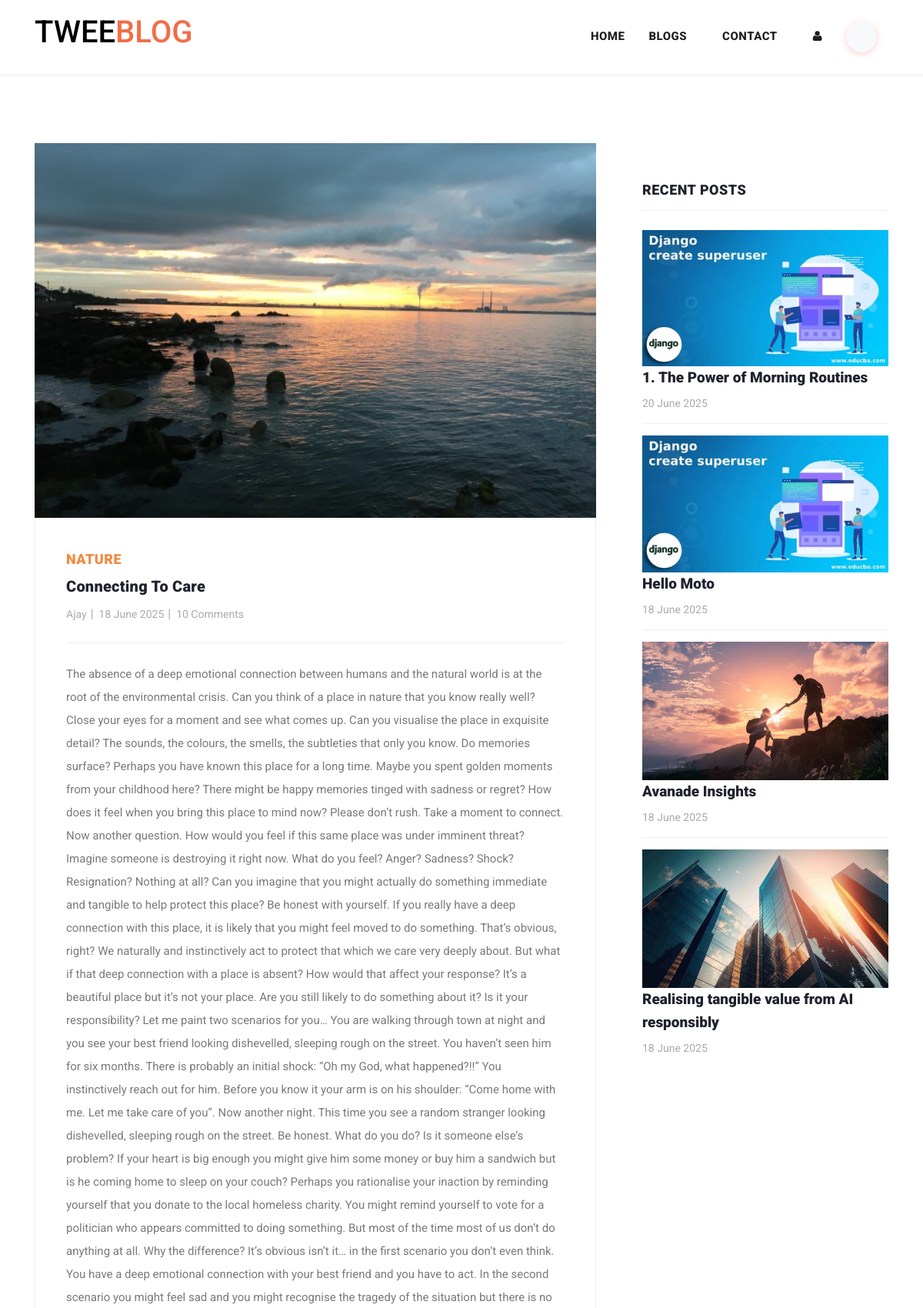
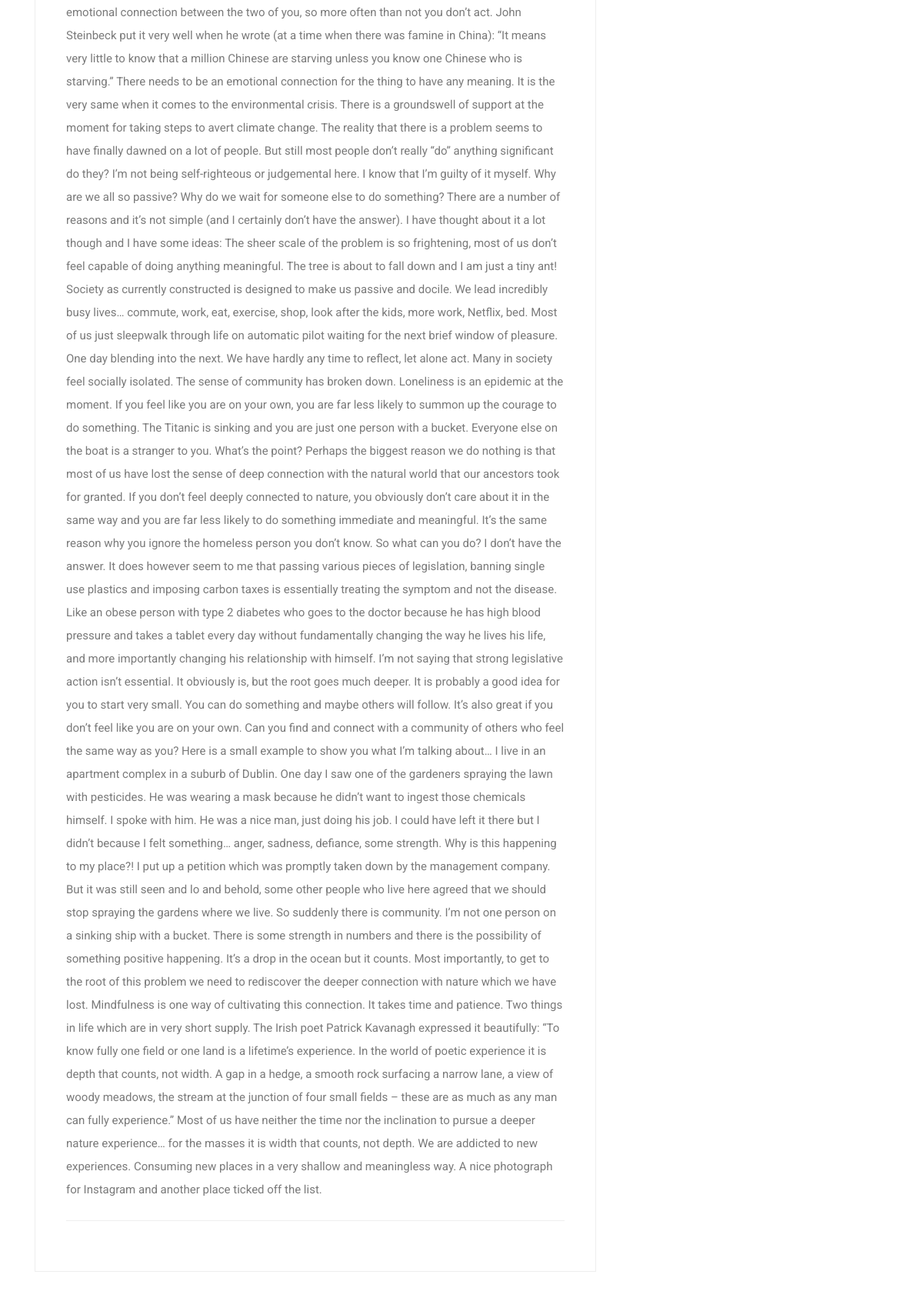
Screenshot of /post/20 (upper part) with the database file from the repository (2 pictures, top to bottom).
### myapp/models.py (models this page shows, shortened)
class Post(models.Model):
    postname = models.CharField(max_length=600)
    category = models.CharField(max_length=600)
    image = models.ImageField(upload_to='images/posts',blank=True,null=True)
    content = models.CharField(max_length=100000)
    time = models.CharField(default=time,max_length=100, blank=True)
    likes = models.IntegerField(null=True,blank=True,default=0)
    user = models.ForeignKey(User,on_delete=models.CASCADE)

### myapp/views.py (the view)
# urls.py: path("post/<int:id>",views.post,name="post"),
def post(request,id):
    post = Post.objects.get(id=id)
    return render(request,"post-details.html",{
        "user":request.user,
        'post':Post.objects.get(id=id),
        'recent_posts':Post.objects.all().order_by("-id"),
        'media_url':settings.MEDIA_URL,
        'comments':Comment.objects.filter(post_id = post.id),
        'total_comments': len(Comment.objects.filter(post_id = post.id))
    })

### templates/post-details.html (shortened to what this page needs)
{% load static %}
<!DOCTYPE html>
<html lang="en">
  <head>
    <link href="https://cdn.jsdelivr.net/npm/bootstrap@5.3.0-alpha3/dist/css/bootstrap.min.css" rel="stylesheet">
    <link href="{% static 'vendor/bootstrap/css/bootstrap.min.css' %}" rel="stylesheet">
    <link rel="stylesheet" href="{% static 'assets/css/fontawesome.css' %}">
    <link rel="stylesheet" href="{% static 'assets/css/templatemo-stand-blog.css' %}">
    <link rel="stylesheet" href="{% static 'assets/css/owl.css' %}">
  </head>
  <body>
    {%include 'header.html'%}
    <section class="blog-posts grid-system">
      <div class="container">
        <div class="row">
          <div class="col-lg-8">
            <div class="all-blog-posts">
              <div class="row">
                <div class="col-lg-12">
                  <div class="blog-post">
                    <div class="blog-thumb">
                      <img src="{{media_url}}{{post.image}}" alt="post_image">
                    </div>
                    <div class="down-content">
                      <span>{{post.category}}</span>
                      <a><h4>{{post.postname}}</h4></a>
                      <ul class="post-info">
                        <li><a href="#">{{post.user}}</a></li>
                        <li><a href="#">{{post.time}}</a></li>
                        <li><a href="#">10 Comments</a></li>
                      </ul>
                      <p>{{post.content}}</p>
                    </div>
                  </div>
                </div>
                <div class="col-lg-12">
                </div>
              </div>
            </div>
          </div>
          <div class="col-lg-4">
            <div class="sidebar">
              <div class="row">
                <div class="col-lg-12">
                  <div class="sidebar-item recent-posts">
                    <div class="sidebar-heading">
                      <h2>Recent Posts</h2>
                    </div>
                    <div class="content">
                      <ul>
                        {% for post in recent_posts|slice:"0:4" %}
                        <li>
                          <img src="{{media_url}}{{post.image}}" class="img-fluid" alt="">
                          <a href="post-details.html">
                            <a href="{% url 'post' post.id %}" class="text-decoration-none text-dark"><h5>{{post.postname}}</h5></a>
                          <span>{{post.time}}</span>
                        </a></li>
                        {% endfor %}
                      </ul>
                    </div>
                  </div>
                </div>
              </div>
            </div>
          </div>
        </div>
      </div>
    </section>
  </body>
</html>

### static/assets/css/templatemo-stand-blog.css (style rules this page uses)
body { font-family: 'Roboto', sans-serif; overflow-x: hidden; text-rendering: optimizeLegibility; -webkit-font-smoothing: antialiased; -moz-osx-font-smoothing: grayscale; }
p { margin-bottom: 0px; font-size: 15px; font-weight: 400; color: #7a7a7a; line-height: 30px; }
a { text-decoration: none!important; }
ul { padding: 0; margin: 0; list-style: none; }
h1,h2,h3,h4,h5,h6 { margin: 0px; }
.blog-posts { margin-top: 100px; }
.blog-posts .blog-post { margin-bottom: 30px; }
.blog-posts .blog-thumb img { width: 100%; overflow: hidden; }
.blog-posts .down-content { padding: 40px; border-right: 1px solid #eee; border-left: 1px solid #eee; border-bottom: 1px solid #eee; }
.blog-posts .down-content span { font-size: 18px; text-transform: uppercase; letter-spacing: 0.5px; font-weight: 900; color: #f48840; }
.blog-posts .down-content h4 { font-size: 24px; text-transform: capitalize; letter-spacing: 0.5px; font-weight: 900; color: #20232e; margin: 10px 0px 12px 0px; }
.blog-posts .down-content ul.post-info li { display: inline-block; margin-right: 8px; }
.blog-posts .down-content ul.post-info li:after { content: '|'; color: #aaa; margin-left: 8px; }
.blog-posts .down-content h4 { font-size: 20px; letter-spacing: 0.25px; }
.grid-system .down-content ul.post-info li { margin-right: 3px; }
.grid-system .down-content ul.post-info li:after { margin-left: 5px; }
.blog-posts .down-content ul.post-info li:last-child::after { display: none; }
.blog-posts .down-content ul.post-info li a { font-size: 14px; color: #aaa; font-weight: 400; transition: all .3s; }
.blog-posts .down-content p { padding: 25px 0px; margin: 25px 0px; border-top: 1px solid #eee; border-bottom: 1px solid #eee; }
.blog-posts .sidebar-heading h2 { font-size: 18px; text-transform: uppercase; font-weight: 900; letter-spacing: 0.5px; color: #20232e; border-bottom: 1px solid #eee; padding-bottom: 15px; margin-bottom: 25px; }
.sidebar { margin-left: 30px; }
.sidebar .sidebar-item { margin-top: 50px; }
.sidebar .sidebar-heading h2 { font-size: 18px; text-transform: uppercase; font-weight: 900; letter-spacing: 0.5px; color: #20232e; border-bottom: 1px solid #eee; padding-bottom: 15px; margin-bottom: 25px; }
.sidebar .recent-posts ul li { margin-bottom: 15px; padding-bottom: 15px; border-bottom: 1px solid #eee; }
.sidebar .recent-posts ul li:last-child { margin-bottom: 0px; padding-bottom: 0px; border-bottom: none; }
.sidebar .recent-posts ul li h5 { font-size: 19px; font-weight: 900; color: #20232e; line-height: 30px; transition: all 0.3s; }
.sidebar .recent-posts ul li span { display: block; font-size: 14px; color: #aaa; margin-top: 8px; }

### templates/footer.html (style rules this page uses)
h4 { text-align: left; color: #dfdada; letter-spacing: 1px; margin-bottom: 20px; font-size: 20px; }
li { text-decoration: none; text-align: left; }
li a { color: rgb(153, 147, 147); }

### rows the page displays
Post: image (picture), category "NATURE", postname "Connecting To Care", user "Ajay", time "18 June 2025", content "The absence of a deep emotional connection between humans and the natural world is at the root of the environmental crisis. Can you think of a place in nature that you know really well? Close your eyes for a moment and see what comes up. Can you visualise the place in exquisite detail? The sounds, the colours, the smells, the subtleties that only you know. Do memories surface? Perhaps you have known this place for a long time. Maybe you spent golden moments from your childhood here? There might be happy memories tinged with sadness or regret? How does it feel when you bring this place to mind now? Please don’t rush. Take a moment to connect. Now another question. How would you feel if this…"
Post: image (picture), postname "1. The Power of Morning Routines", time "20 June 2025"
Post: image (picture), postname "Hello Moto", time "18 June 2025"
Post: image (picture), postname "Avanade Insights", time "18 June 2025"
Post: image (picture), postname "Realising tangible value from AI responsibly", time "18 June 2025"
